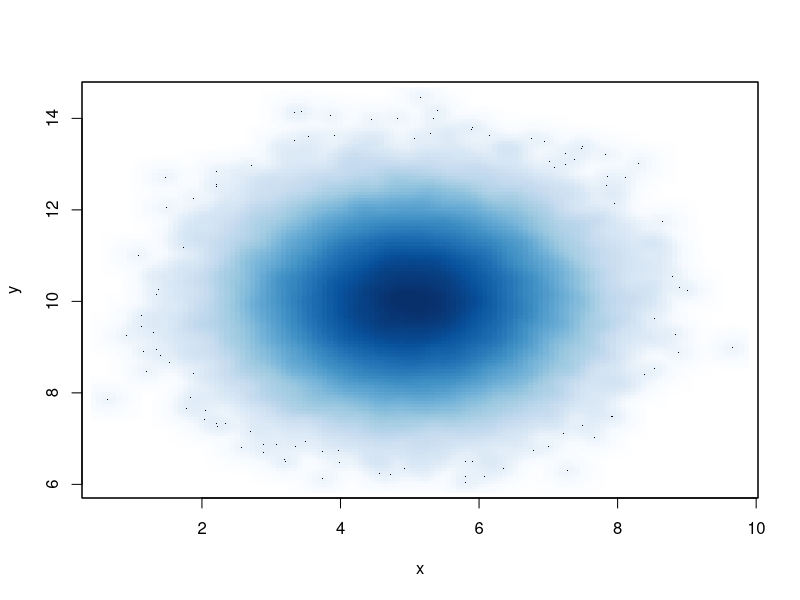
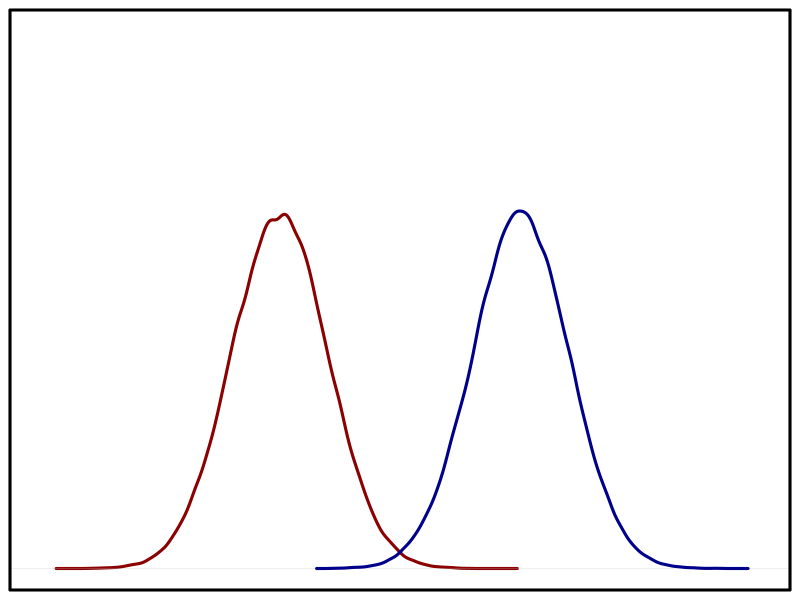
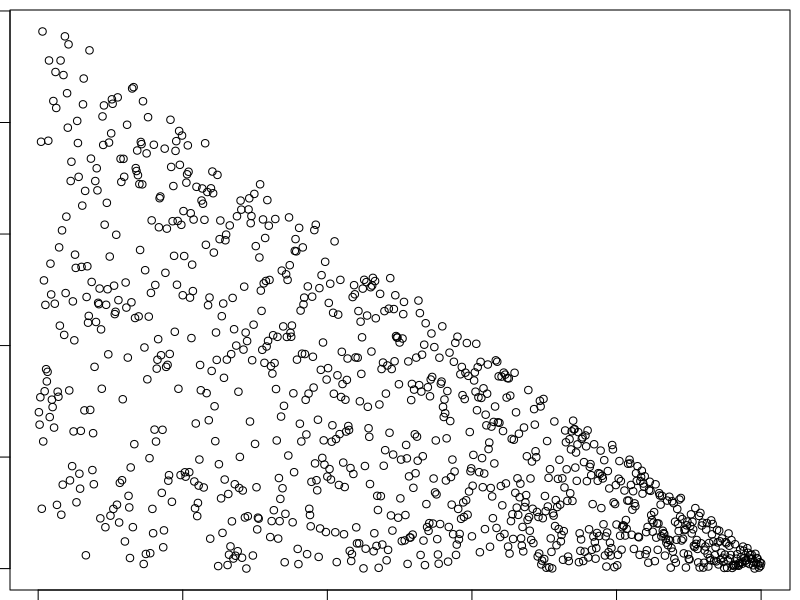
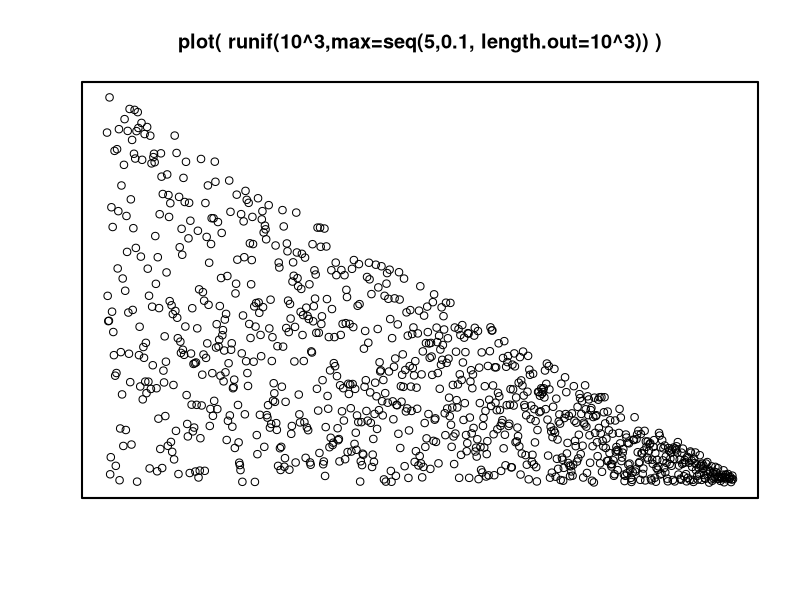

The R source for these figures, in order: (Note: this script raises an error after producing the figures.)

setwd('~/Dropbox/Documents/linear reg')

x <- rnorm(100000,5)
y <- rnorm(100000,10)

smoothScatter(x,y)


par(mar=c(0,0,0,0)+0.5)
plot(density(x), lwd=3, col='DarkRed', xaxt='n', yaxt='n',main='',xlab='',ylab='', xlim=c(0,15), ylim=c(0,0.6))
lines(density(y), col='DarkBlue', lwd=3)
box(lwd=3)




###############################################################################

plot( runif(10^3,max=seq(5,0.1, length.out=10^3)) )


png('quantileReg.png')
plot( runif(10^3,max=seq(5,0.1, length.out=10^3)), main='plot( runif(10^3,max=seq(5,0.1, length.out=10^3)) )', xlab='', ylab='', xaxt='n',yaxt='n' )
box(lwd=2)
dev.off()

##################################################################################


awdadwawd
2
